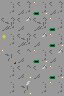

Below is a game level as drawn by its tile map, then a one-line description and the .tmx file that defines it, in full:
An orthogonal 4x6 tile map with 16x16 px tiles, 2 tile layers (floor, walls), 2 tilesets and 3 objects (finish, player, trap).

<map version="1.2" tiledversion="1.3.4" orientation="orthogonal" renderorder="left-up" width="4" height="6" tilewidth="16" tileheight="16" infinite="0" nextlayerid="4" nextobjectid="4">
 <editorsettings>
  <export target="../levels/reach/36.lua" format="lua" />
 </editorsettings>
 <tileset firstgid="1" source="TileCollection.tsx" />
 <tileset firstgid="32" source="bum.tsx" />
 <layer id="1" name="floor" width="4" height="6">
  <data encoding="csv">
7,10,20,10,
11,18,11,14,
13,11,18,20,
16,6,20,18,
7,21,18,20,
7,17,7,15
</data>
 </layer>
 <layer id="2" name="walls" width="4" height="6">
  <data encoding="csv">
0,0,0,0,
0,0,0,0,
0,0,0,0,
0,0,0,0,
0,0,0,0,
0,0,0,0
</data>
 </layer>
 <objectgroup id="3" name="objects">
  <object id="1" name="finish" gid="3" x="16" y="80" width="16" height="16" />
  <object id="3" name="player" gid="32" x="32" y="32" width="16" height="16" />
  <object id="2" type="trap" gid="24" x="32" y="64" width="16" height="16">
   <properties>
    <property name="isHorizontalAllowed" type="bool" value="false" />
    <property name="isVerticalAllowed" type="bool" value="true" />
   </properties>
  </object>
 </objectgroup>
</map>
